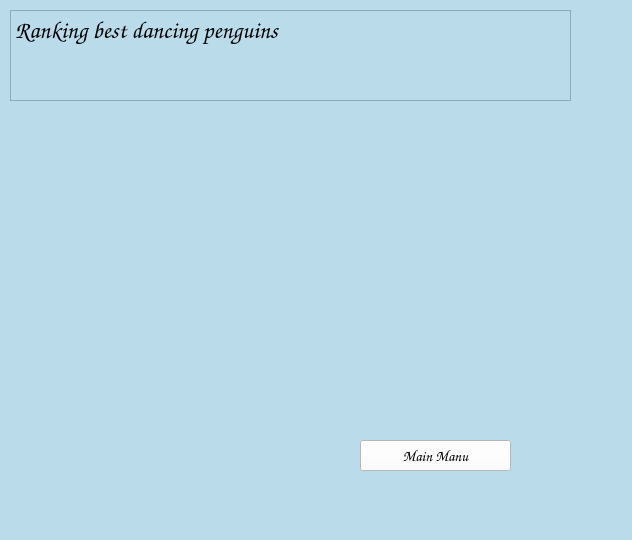
<?xml version="1.0" encoding="UTF-8"?>
<ui version="4.0">
 <class>MainWindow</class>
 <widget class="QMainWindow" name="MainWindow">
  <property name="geometry">
   <rect>
    <x>0</x>
    <y>0</y>
    <width>632</width>
    <height>540</height>
   </rect>
  </property>
  <property name="windowTitle">
   <string>MainWindow</string>
  </property>
  <property name="styleSheet">
   <string notr="true">background-color:rgb(186, 219, 234)</string>
  </property>
  <widget class="QWidget" name="centralwidget">
   <widget class="QLabel" name="img_enguin_yellow">
    <property name="geometry">
     <rect>
      <x>350</x>
      <y>100</y>
      <width>151</width>
      <height>161</height>
     </rect>
    </property>
    <property name="text">
     <string/>
    </property>
    <property name="pixmap">
     <pixmap>sprites/pinguirin_amarillo/amarillo_abajo.png</pixmap>
    </property>
    <property name="scaledContents">
     <bool>true</bool>
    </property>
   </widget>
   <widget class="QTextBrowser" name="text_ranking">
    <property name="geometry">
     <rect>
      <x>10</x>
      <y>10</y>
      <width>561</width>
      <height>91</height>
     </rect>
    </property>
    <property name="font">
     <font>
      <family>Comic Sans MS</family>
      <pointsize>12</pointsize>
     </font>
    </property>
    <property name="html">
     <string>&lt;!DOCTYPE HTML PUBLIC &quot;-//W3C//DTD HTML 4.0//EN&quot; &quot;http://www.w3.org/TR/REC-html40/strict.dtd&quot;&gt;
&lt;html&gt;&lt;head&gt;&lt;meta name=&quot;qrichtext&quot; content=&quot;1&quot; /&gt;&lt;style type=&quot;text/css&quot;&gt;
p, li { white-space: pre-wrap; }
&lt;/style&gt;&lt;/head&gt;&lt;body style=&quot; font-family:'Comic Sans MS'; font-size:12pt; font-weight:400; font-style:normal;&quot;&gt;
&lt;p style=&quot; margin-top:0px; margin-bottom:0px; margin-left:0px; margin-right:0px; -qt-block-indent:0; text-indent:0px;&quot;&gt;&lt;span style=&quot; font-size:18pt;&quot;&gt;Ranking best dancing penguins&lt;/span&gt;&lt;/p&gt;&lt;/body&gt;&lt;/html&gt;</string>
    </property>
   </widget>
   <widget class="QPushButton" name="botton_ranking_goback">
    <property name="geometry">
     <rect>
      <x>360</x>
      <y>440</y>
      <width>151</width>
      <height>31</height>
     </rect>
    </property>
    <property name="font">
     <font>
      <family>Comic Sans MS</family>
      <pointsize>11</pointsize>
     </font>
    </property>
    <property name="styleSheet">
     <string notr="true">background-color: rgb(255, 255, 255)</string>
    </property>
    <property name="text">
     <string>Main Manu</string>
    </property>
   </widget>
   <widget class="QLabel" name="img_penguin_red">
    <property name="geometry">
     <rect>
      <x>350</x>
      <y>270</y>
      <width>161</width>
      <height>151</height>
     </rect>
    </property>
    <property name="text">
     <string/>
    </property>
    <property name="pixmap">
     <pixmap>sprites/pinguirin_rojo/rojo_abajo.png</pixmap>
    </property>
    <property name="scaledContents">
     <bool>true</bool>
    </property>
   </widget>
   <widget class="QLabel" name="ranking_list">
    <property name="geometry">
     <rect>
      <x>10</x>
      <y>120</y>
      <width>331</width>
      <height>361</height>
     </rect>
    </property>
    <property name="font">
     <font>
      <family>Comic Sans MS</family>
      <pointsize>11</pointsize>
     </font>
    </property>
    <property name="text">
     <string/>
    </property>
   </widget>
  </widget>
  <widget class="QMenuBar" name="menubar">
   <property name="geometry">
    <rect>
     <x>0</x>
     <y>0</y>
     <width>632</width>
     <height>22</height>
    </rect>
   </property>
  </widget>
  <widget class="QStatusBar" name="statusbar"/>
 </widget>
 <resources/>
 <connections/>
</ui>
